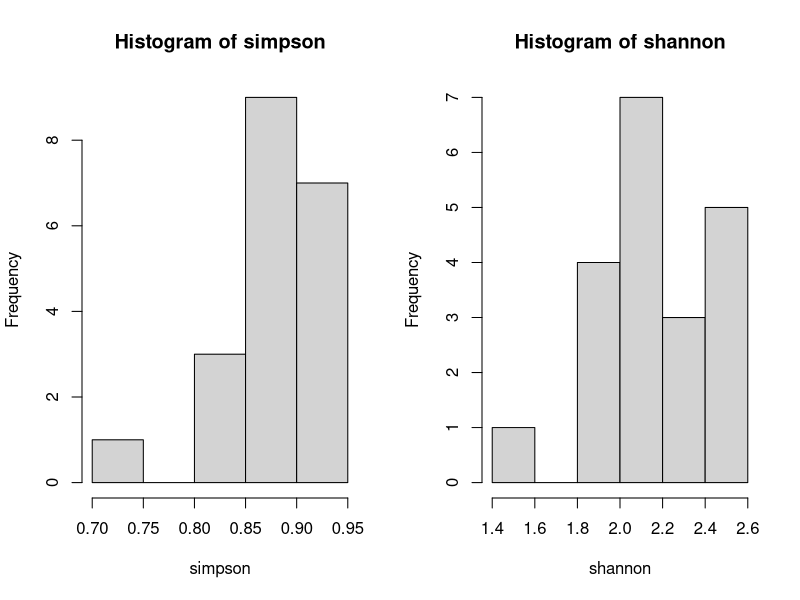
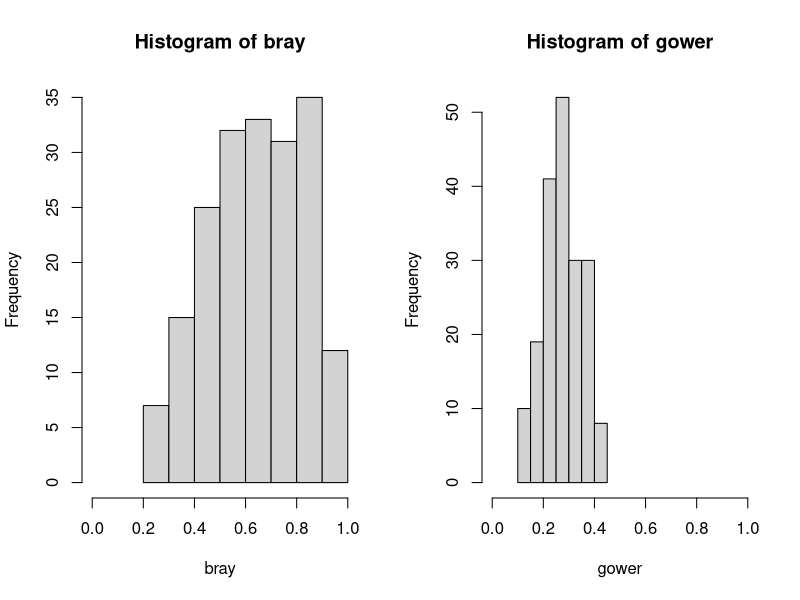
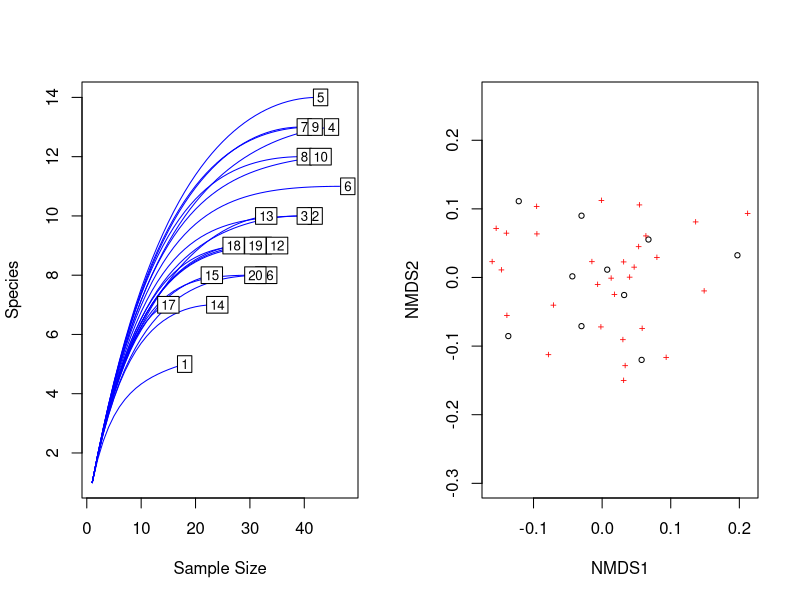
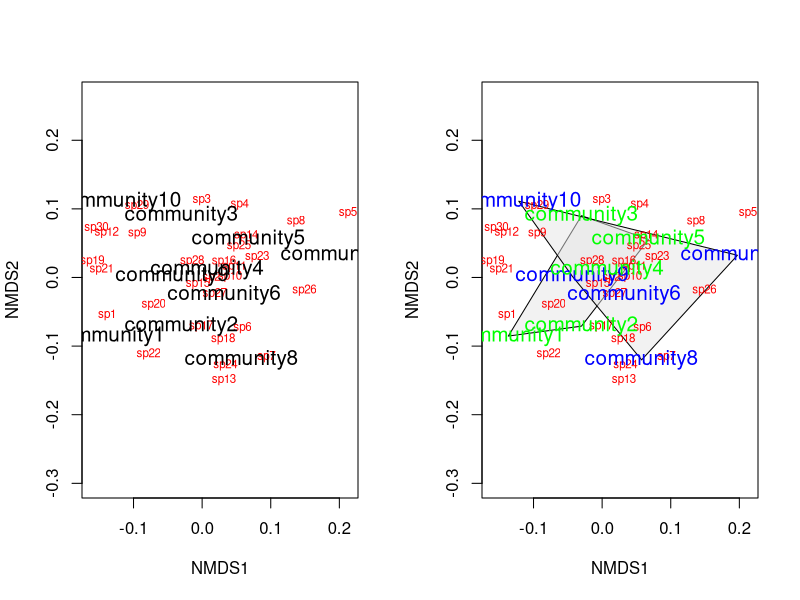
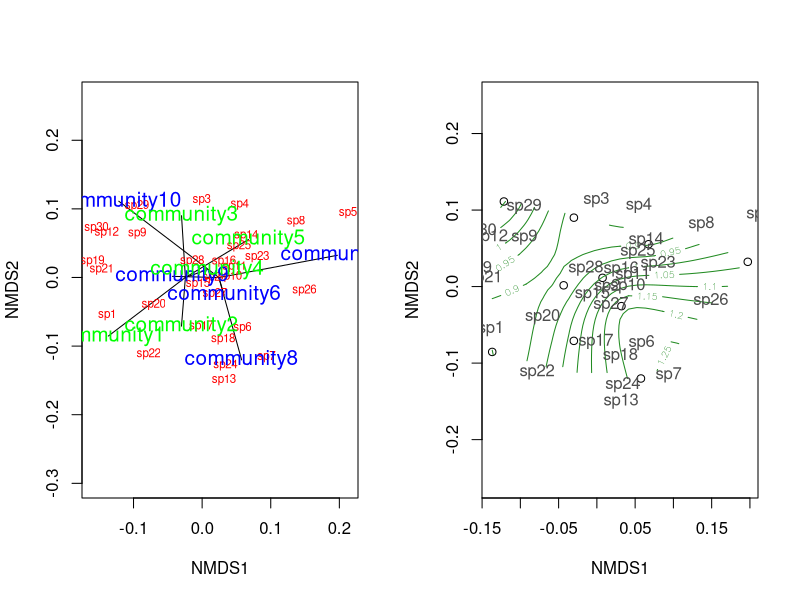
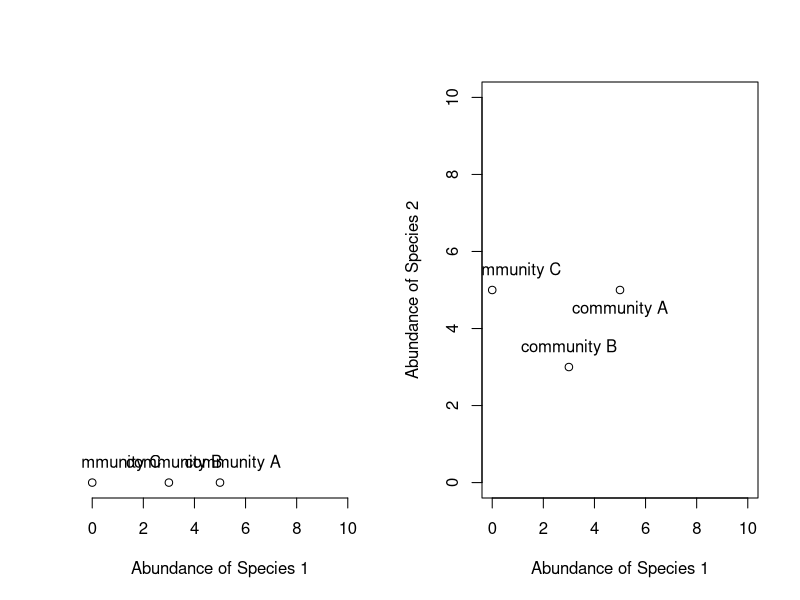
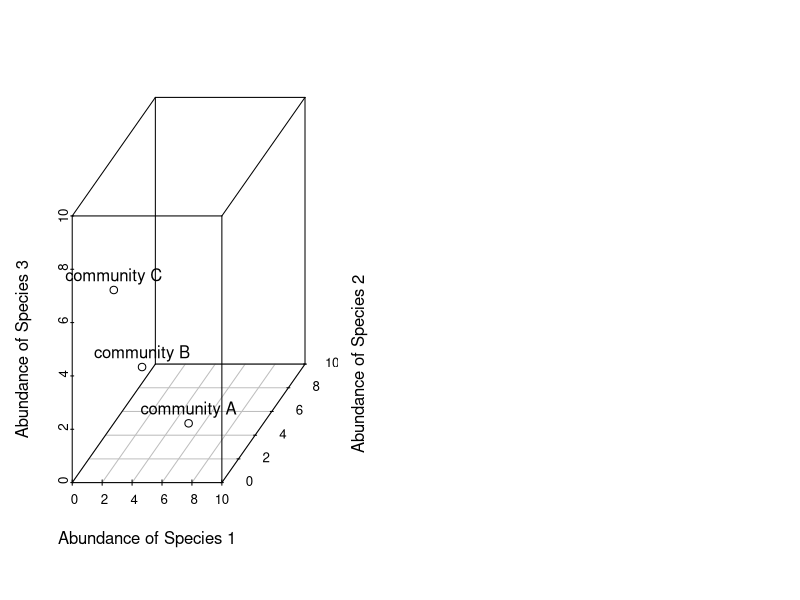

R code for these plots, in order:
## ---- chunk 1
#install.packages("vegan")
## ---- chunk 2
library(vegan)
data(package = "vegan") ## names of data sets in the package
data(dune) # Vegetation and Environment in Dutch Dune Meadows
str(dune) #a data frame of observations of 30 species at 20 sites

## ---- chunk 3
diversity(dune,index = "simpson") # calculate Simpson's 1-D Index of Diversity for each site. # closer to 1 = greater diversity
simpson <- diversity(dune, "simpson") # or assign to var.
simpson 
shannon <- diversity(dune) # note that Shannon's is default
shannon #Typically ranges from 1.5 - 3.4, higher = more diverse 

# lets compare the two
par(mfrow = c(1, 2))  # use par to generate panels with 1 row of 2 graphs
hist(simpson)
hist(shannon)
## ---- chunk 4
par(mfrow = c(1, 2))
bray = vegdist(dune, "bray") 
gower = vegdist(dune, "gower")
hist(bray, xlim = range(0.0,1.0))
hist(gower, xlim = range(0.0,1.0))
# r allows for multiple iterations of each dissimilarity index to examine #freqeuncy of differences
## ---- chunk 5
spAbund <- rowSums(dune)  #gives the number of individuals found in each plot
spAbund # view observations per plot 
raremin <- min(rowSums(dune))  #rarefaction uses the smallest number of observations per sample to extrapolate the expected number if all other samples only had that number of observations
raremin # view smallest # of obs (site 17)

sRare <- rarefy(dune, raremin) # now use function rarefy
sRare #gives an "expected"rarefied" number of species (not obs) if only 15 individuals were present


rarecurve(dune, col = "blue") # produces rarefaction curves # squares are site numbers positioned at observed space. To "rarefy" a larger site, follow the rarefaction curve until the curve corresponds with the lesser site obs. This gives you rarefied species richness
## ---- chunk 6
set.seed(2) # random no. generator / way to specify seeds, 2=no. of integers?
community_matrix=matrix(
   sample(1:100,300,replace=T),nrow=10, # counts up to 100, 300 cells
   dimnames=list(paste("community",1:10,sep=""),paste("sp",1:30,sep="")))
head(community_matrix)
example_NMDS=metaMDS(community_matrix, # Our community-by-species matrix
                     k=2) # The number of reduced dimensions. Increase if high stress is problem. 

#"The stress, or the disagreement between 2-D configuration and predicted values from the regression"

#A good rule of thumb: stress > 0.05 provides an excellent representation in reduced dimensions, > 0.1 is great, >0.2 is good/ok, and stress > 0.3 provides a poor representation

## ---- chunk 7
plot(example_NMDS)
## ---- chunk 8
ordiplot(example_NMDS,type="n") #Ordination plot function especially for congested plots
orditorp(example_NMDS,display="species",col="red",air=0.01) #The function adds text or points to ordination plots
orditorp(example_NMDS,display="sites",cex=1.25,air=0.01)

## ---- chunk 9
treat=c(rep("Treatment1",5),rep("Treatment2",5))
ordiplot(example_NMDS,type="n")
ordihull(example_NMDS,groups=treat,draw="polygon",col="grey90",label=F)
orditorp(example_NMDS,display="species",col="red",air=0.01)
orditorp(example_NMDS,display="sites",col=c(rep("green",5),rep("blue",5)),
   air=0.01,cex=1.25)
## ---- chunk 10
#spider plot
ordiplot(example_NMDS,type="n")
ordispider(example_NMDS,groups=treat)
orditorp(example_NMDS,display="species",col="red",air=0.01)
orditorp(example_NMDS,display="sites",col=c(rep("green",5),rep("blue",5)),
         air=0.01,cex=1.25)
## ---- chunk 11
# Define random elevations for previous example
elevation=runif(10,0.5,1.5)
# Use the function ordisurf to plot contour lines
ordisurf(example_NMDS,elevation,main="",col="forestgreen")
# Finally, display species on plot
orditorp(example_NMDS,display="species",col="grey30",air=0.1,
   cex=1)
## ---- chunk 12

plot(0:10,0:10,type="n",axes=F,xlab="Abundance of Species 1",ylab="")
axis(1)
points(5,0); text(5.5,0.5,labels="community A")
points(3,0); text(3.2,0.5,labels="community B")
points(0,0); text(0.8,0.5,labels="community C")

## ---- chunk 13
plot(0:10,0:10,type="n",xlab="Abundance of Species 1",
     ylab="Abundance of Species 2")
points(5,5); text(5,4.5,labels="community A")
points(3,3); text(3,3.5,labels="community B")
points(0,5); text(0.8,5.5,labels="community C")
## ---- chunk 14
# install.packages("scatterplot3d")
library(scatterplot3d) # an R package for the visualization of multivariate data in a three dimensional space.
d<-scatterplot3d(0:10,0:10,0:10,type="n",xlab="Abundance of Species 1",
  ylab="Abundance of Species 2",zlab="Abundance of Species 3"); d
d$points3d(5,5,0); text(d$xyz.convert(5,5,0.5),labels="community A")
d$points3d(3,3,3); text(d$xyz.convert(3,3,3.5),labels="community B")
d$points3d(0,5,5); text(d$xyz.convert(0,5,5.5),labels="community C")
